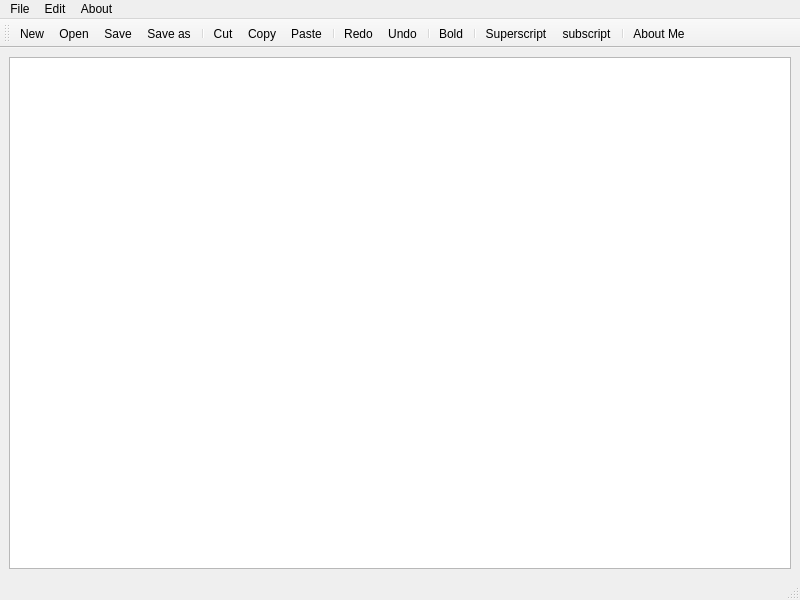
<?xml version="1.0" encoding="UTF-8"?>
<ui version="4.0">
 <class>MainWindow</class>
 <widget class="QMainWindow" name="MainWindow">
  <property name="geometry">
   <rect>
    <x>0</x>
    <y>0</y>
    <width>800</width>
    <height>600</height>
   </rect>
  </property>
  <property name="windowTitle">
   <string>MainWindow</string>
  </property>
  <widget class="QWidget" name="centralwidget">
   <layout class="QHBoxLayout" name="horizontalLayout">
    <item>
     <widget class="QTextEdit" name="textEdit"/>
    </item>
   </layout>
  </widget>
  <widget class="QMenuBar" name="menubar">
   <property name="geometry">
    <rect>
     <x>0</x>
     <y>0</y>
     <width>800</width>
     <height>26</height>
    </rect>
   </property>
   <widget class="QMenu" name="menuFile">
    <property name="title">
     <string>File</string>
    </property>
    <addaction name="actionNew"/>
    <addaction name="actionOpen"/>
    <addaction name="separator"/>
    <addaction name="actionSave"/>
    <addaction name="actionSave_as"/>
   </widget>
   <widget class="QMenu" name="menuEdit">
    <property name="title">
     <string>Edit</string>
    </property>
    <addaction name="actionCut"/>
    <addaction name="actionCopy"/>
    <addaction name="actionPaste"/>
    <addaction name="separator"/>
    <addaction name="actionRedo"/>
    <addaction name="actionUndo"/>
    <addaction name="separator"/>
    <addaction name="actionBold"/>
    <addaction name="actionSuperscript"/>
    <addaction name="actionsubscript"/>
   </widget>
   <widget class="QMenu" name="menuAbout_Me">
    <property name="title">
     <string>About</string>
    </property>
    <addaction name="actionAboutMe"/>
   </widget>
   <addaction name="menuFile"/>
   <addaction name="menuEdit"/>
   <addaction name="menuAbout_Me"/>
  </widget>
  <widget class="QStatusBar" name="statusbar"/>
  <widget class="QToolBar" name="toolBar">
   <property name="windowTitle">
    <string>toolBar</string>
   </property>
   <attribute name="toolBarArea">
    <enum>TopToolBarArea</enum>
   </attribute>
   <attribute name="toolBarBreak">
    <bool>false</bool>
   </attribute>
   <addaction name="actionNew"/>
   <addaction name="actionOpen"/>
   <addaction name="actionSave"/>
   <addaction name="actionSave_as"/>
   <addaction name="separator"/>
   <addaction name="actionCut"/>
   <addaction name="actionCopy"/>
   <addaction name="actionPaste"/>
   <addaction name="separator"/>
   <addaction name="actionRedo"/>
   <addaction name="actionUndo"/>
   <addaction name="separator"/>
   <addaction name="actionBold"/>
   <addaction name="separator"/>
   <addaction name="actionSuperscript"/>
   <addaction name="actionsubscript"/>
   <addaction name="separator"/>
   <addaction name="actionAboutMe"/>
  </widget>
  <action name="actionNew">
   <property name="icon">
    <iconset resource="Resource.qrc">
     <normaloff>:/rec/img/newfile.png</normaloff>:/rec/img/newfile.png</iconset>
   </property>
   <property name="text">
    <string>New</string>
   </property>
  </action>
  <action name="actionOpen">
   <property name="icon">
    <iconset resource="Resource.qrc">
     <normaloff>:/rec/img/open.png</normaloff>:/rec/img/open.png</iconset>
   </property>
   <property name="text">
    <string>Open</string>
   </property>
  </action>
  <action name="actionSave">
   <property name="icon">
    <iconset resource="Resource.qrc">
     <normaloff>:/rec/img/save.png</normaloff>:/rec/img/save.png</iconset>
   </property>
   <property name="text">
    <string>Save</string>
   </property>
  </action>
  <action name="actionSave_as">
   <property name="icon">
    <iconset resource="Resource.qrc">
     <normaloff>:/rec/img/saveas.png</normaloff>:/rec/img/saveas.png</iconset>
   </property>
   <property name="text">
    <string>Save as</string>
   </property>
  </action>
  <action name="actionCut">
   <property name="icon">
    <iconset resource="Resource.qrc">
     <normaloff>:/rec/img/cut.png</normaloff>:/rec/img/cut.png</iconset>
   </property>
   <property name="text">
    <string>Cut</string>
   </property>
  </action>
  <action name="actionCopy">
   <property name="icon">
    <iconset resource="Resource.qrc">
     <normaloff>:/rec/img/copy.png</normaloff>:/rec/img/copy.png</iconset>
   </property>
   <property name="text">
    <string>Copy</string>
   </property>
  </action>
  <action name="actionPaste">
   <property name="icon">
    <iconset resource="Resource.qrc">
     <normaloff>:/rec/img/paste.png</normaloff>:/rec/img/paste.png</iconset>
   </property>
   <property name="text">
    <string>Paste</string>
   </property>
  </action>
  <action name="actionRedo">
   <property name="icon">
    <iconset resource="Resource.qrc">
     <normaloff>:/rec/img/redo.png</normaloff>:/rec/img/redo.png</iconset>
   </property>
   <property name="text">
    <string>Redo</string>
   </property>
  </action>
  <action name="actionUndo">
   <property name="icon">
    <iconset resource="Resource.qrc">
     <normaloff>:/rec/img/undo.png</normaloff>:/rec/img/undo.png</iconset>
   </property>
   <property name="text">
    <string>Undo</string>
   </property>
  </action>
  <action name="actionBold">
   <property name="icon">
    <iconset resource="Resource.qrc">
     <normaloff>:/rec/img/bold.png</normaloff>:/rec/img/bold.png</iconset>
   </property>
   <property name="text">
    <string>Bold</string>
   </property>
  </action>
  <action name="actionSuperscript">
   <property name="icon">
    <iconset resource="Resource.qrc">
     <normaloff>:/rec/img/super.png</normaloff>:/rec/img/super.png</iconset>
   </property>
   <property name="text">
    <string>Superscript</string>
   </property>
  </action>
  <action name="actionsubscript">
   <property name="icon">
    <iconset resource="Resource.qrc">
     <normaloff>:/rec/img/sub.png</normaloff>:/rec/img/sub.png</iconset>
   </property>
   <property name="text">
    <string>subscript</string>
   </property>
  </action>
  <action name="actionAboutMe">
   <property name="icon">
    <iconset resource="Resource.qrc">
     <normaloff>:/rec/img/about.png</normaloff>:/rec/img/about.png</iconset>
   </property>
   <property name="text">
    <string>About Me</string>
   </property>
  </action>
 </widget>
 <resources>
  <include location="Resource.qrc"/>
 </resources>
 <connections/>
</ui>
